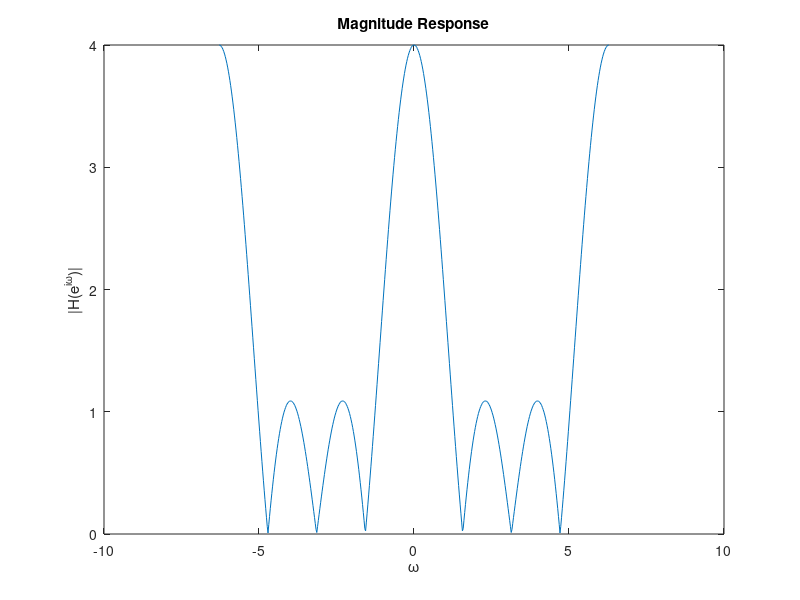
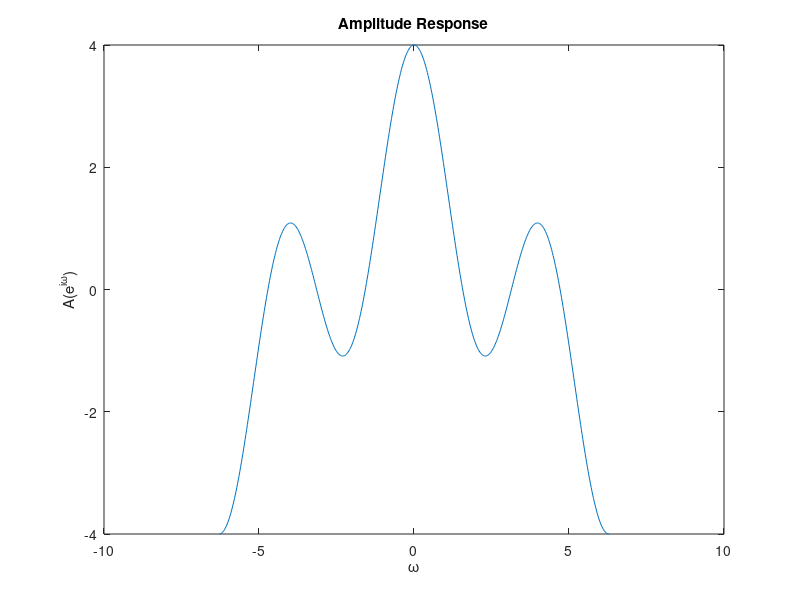
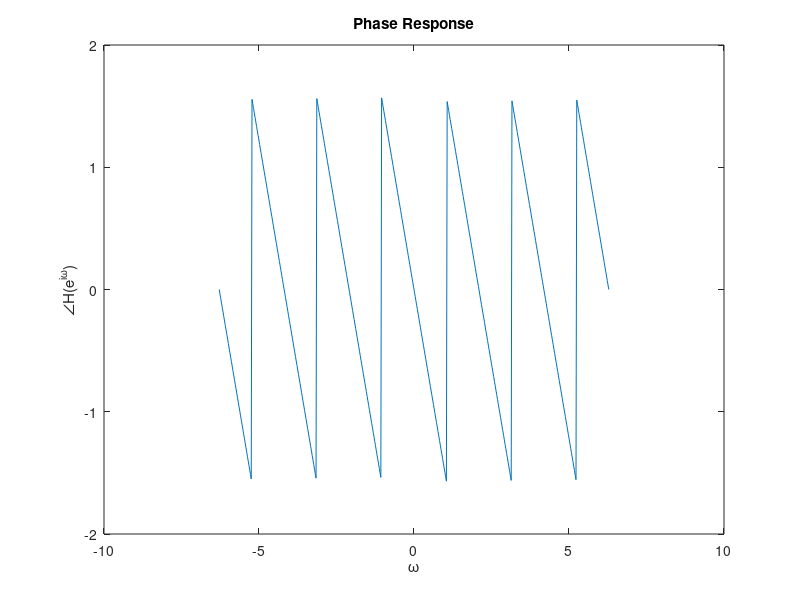
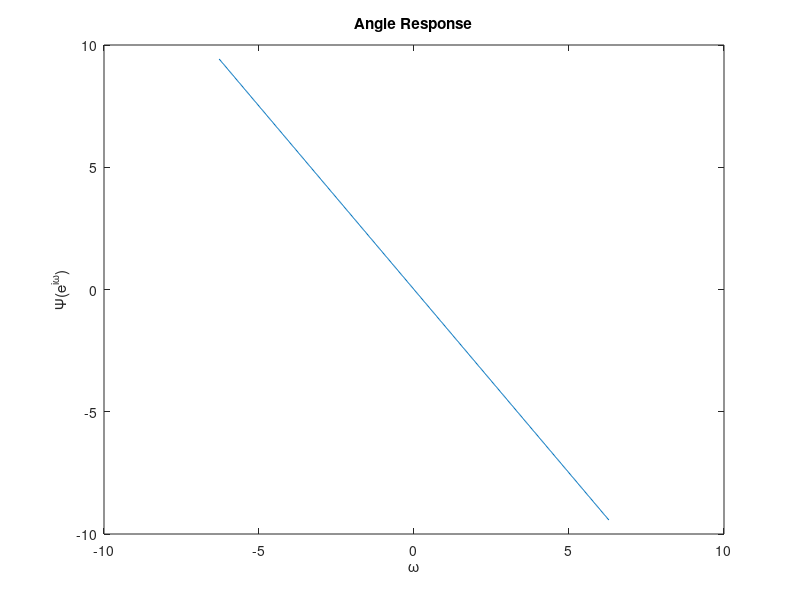

MATLAB code for these plots, in order:
%Prob. 3(a)
w = linspace(-2*pi, 2*pi, 512);
H = 2*cos(1/2*w) + 2*cos(3/2*w);
phase = atan(tan(-3/2*w));
angle = -3/2*w;

figure
plot(w, abs(H))
title('Magnitude Response')
xlabel('\omega')
ylabel('|H(e^{i\omega})|')

figure
plot(w, H)
title('Amplitude Response')
xlabel('\omega')
ylabel('A(e^{i\omega})')

figure
plot(w, phase)
title('Phase Response')
xlabel('\omega')
ylabel('\angleH(e^{i\omega})')

figure
plot(w, angle)
title('Angle Response')
xlabel('\omega')
ylabel('\Psi(e^{i\omega})')